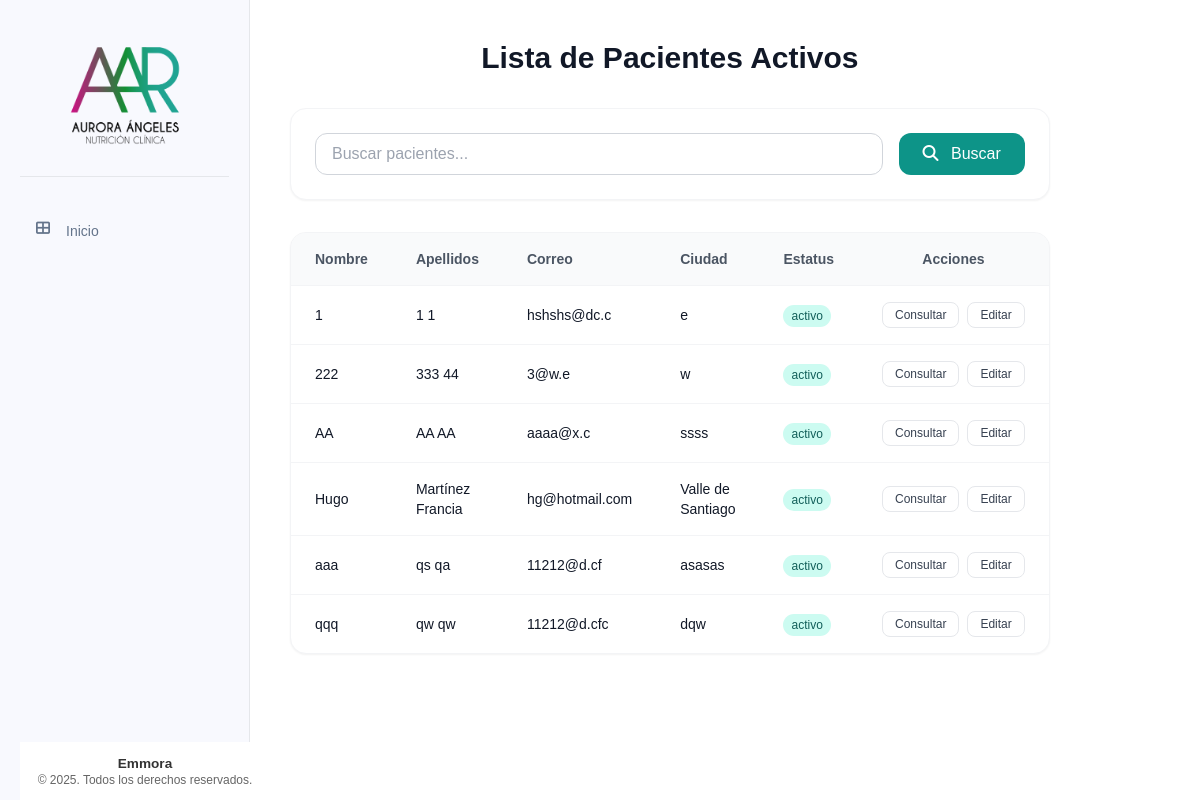
Page /pacientes/activos on the earlier database version.
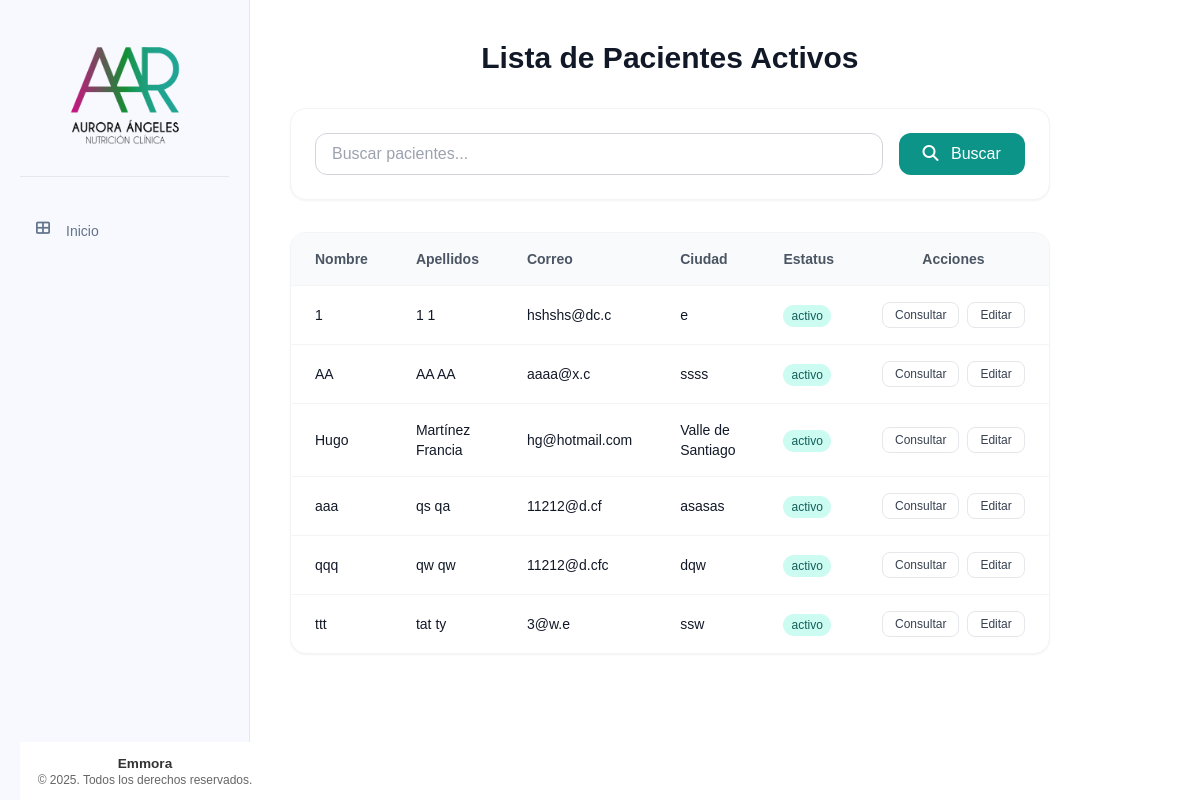
Same page on the later database version.
### tables this page shows
CREATE TABLE pacientes (
    id INTEGER PRIMARY KEY AUTOINCREMENT,
    nombre TEXT NOT NULL,
    apellido_paterno TEXT NOT NULL,
    apellido_materno TEXT NOT NULL,
    fecha_nacimiento DATE NOT NULL,
    telefono TEXT NOT NULL,
    correo TEXT UNIQUE NOT NULL,
    ciudad TEXT NOT NULL,
    fecha_registro TIMESTAMP DEFAULT CURRENT_TIMESTAMP,
    status TEXT NOT NULL DEFAULT 'activo' CHECK (status IN ('activo', 'inactivo'))
);

### app/controllers/pacientes.py (the view)
@pacientes.route('/activos')
def lista_pacientes_activos():
    try:
        busqueda = request.args.get('busqueda', '')
        pacientes = Paciente.buscar(busqueda, status='activo')
        return render_template('pacientes/lista_pacientes.html',
                            pacientes=pacientes,
                            busqueda=busqueda,
                            tipo_lista="activos")
    except Exception as e:
        flash(f'Error al obtener la lista de pacientes: {str(e)}', 'error')
        return redirect(url_for('main.index'))

### app/db.py (called while the page is built)
def get_db():
    if 'db' not in g:
        try:
            g.db = sqlite3.connect(
                'pacientes.db',
                detect_types=sqlite3.PARSE_DECLTYPES
            )
            g.db.row_factory = sqlite3.Row
        except sqlite3.Error as e:
            logger.error(f"Error crítico al conectar con la base de datos SQLite: {e}")
            raise e
    return g.db

def query_db(query, args=(), one=False):
    try:
        cur = get_db().execute(query, args)
        rv = cur.fetchall()
        cur.close()
        return (rv[0] if rv else None) if one else rv
    except sqlite3.Error as e:
        logger.error(f"Error al ejecutar query: {query}. Args: {args}. Detalle: {e}")
        raise e

### app/models/paciente.py (called while the page is built)
    @staticmethod
    def buscar(busqueda, status='activo'):
        if busqueda:
            return query_db('''
                SELECT * FROM pacientes
                WHERE (nombre LIKE ? OR apellido_paterno LIKE ? OR apellido_materno LIKE ?)
                AND status = ?
                ORDER BY nombre
                ''',
                [f'%{busqueda}%', f'%{busqueda}%', f'%{busqueda}%', status])
        else:
            return query_db('SELECT * FROM pacientes WHERE status = ? ORDER BY nombre', [status])

### app/templates/pacientes/lista_pacientes.html (shortened to what this page needs)
{% extends "base/base.html" %}
{% block content %}
<div class="max-w-6xl mx-auto">
    <div class="mb-8 text-center">
        <h1 class="text-3xl font-bold text-gray-900">Lista de Pacientes {{ "Activos" if tipo_lista == "activos" else "Inactivos" }}</h1>
    </div>
    <div class="bg-white p-6 rounded-2xl shadow-sm border border-gray-100 mb-8">
        <form action="{{ url_for('pacientes.lista_pacientes_' + tipo_lista) }}" method="get" class="flex gap-4">
            <input type="text" name="busqueda" placeholder="Buscar pacientes..." value="{{ busqueda }}" class="flex-1 px-4 py-2 border border-gray-300 rounded-xl focus:ring-2 focus:ring-teal-500 focus:border-teal-500 transition">
            <button type="submit" class="px-6 py-2 bg-teal-600 hover:bg-teal-700 text-white rounded-xl font-medium transition">
                <i class="fas fa-search mr-2"></i> Buscar
            </button>
        </form>
    </div>
    <div class="bg-white rounded-2xl shadow-sm border border-gray-100 overflow-hidden">
        <div class="overflow-x-auto">
            <table class="w-full text-left">
                <thead class="bg-gray-50 border-b border-gray-100">
                    <tr>
                        <th class="px-6 py-4 text-sm font-semibold text-gray-600">Nombre</th>
                        <th class="px-6 py-4 text-sm font-semibold text-gray-600">Apellidos</th>
                        <th class="px-6 py-4 text-sm font-semibold text-gray-600">Correo</th>
                        <th class="px-6 py-4 text-sm font-semibold text-gray-600">Ciudad</th>
                        <th class="px-6 py-4 text-sm font-semibold text-gray-600">Estatus</th>
                        <th class="px-6 py-4 text-sm font-semibold text-gray-600 text-center">Acciones</th>
                    </tr>
                </thead>
                <tbody class="divide-y divide-gray-100">
                    {% for paciente in pacientes %}
                    <tr class="hover:bg-gray-50 transition">
                        <td class="px-6 py-4 text-sm text-gray-900">{{ paciente['nombre'] }}</td>
                        <td class="px-6 py-4 text-sm text-gray-900">{{ paciente['apellido_paterno'] }} {{ paciente['apellido_materno'] }}</td>
                        <td class="px-6 py-4 text-sm text-gray-900">{{ paciente['correo'] }}</td>
                        <td class="px-6 py-4 text-sm text-gray-900">{{ paciente['ciudad'] }}</td>
                        <td class="px-6 py-4 text-sm">
                            <span class="px-2 py-1 bg-teal-100 text-teal-800 rounded-full text-xs font-medium">{{ paciente['status'] }}</span>
                        </td>
                        <td class="px-6 py-4 text-sm text-center">
                            <div class="flex justify-center gap-2">
                                <a href="{{ url_for('pacientes.detalle_paciente', id=paciente['id']) }}" class="px-3 py-1 bg-white border border-gray-200 hover:bg-gray-50 text-gray-700 rounded-lg text-xs font-medium transition">Consultar</a>
                                <a href="{{ url_for('pacientes.editar_paciente', id=paciente['id']) }}" class="px-3 py-1 bg-white border border-gray-200 hover:bg-gray-50 text-gray-700 rounded-lg text-xs font-medium transition">Editar</a>
                            </div>
                        </td>
                    </tr>
                    {% endfor %}
                </tbody>
            </table>
        </div>
    </div>
</div>
{% endblock %}

### app/templates/base/base.html (shortened to what this page needs)
<!DOCTYPE html>
<html lang="es">
<head>
    <link rel="stylesheet" href="{{ url_for('static', filename='css/components/base.css') }}">
    <link rel="stylesheet" href="{{ url_for('static', filename='css/components/_forms.css') }}">
    <link rel="stylesheet" href="{{ url_for('static', filename='css/components/_tables.css') }}">
    <link rel="stylesheet" href="{{ url_for('static', filename='css/components/_buttons.css') }}">
    <link rel="stylesheet" href="{{ url_for('static', filename='css/components/_cards.css') }}">
    <link rel="stylesheet" href="{{ url_for('static', filename='css/components/_tabs.css') }}">
    <link rel="stylesheet" href="{{ url_for('static', filename='css/components/_modal.css') }}">
    <link rel="stylesheet" href="{{ url_for('static', filename='css/components/_sidebar.css') }}">
    <script src="https://cdn.tailwindcss.com"></script>
    <link rel="stylesheet" href="{{ url_for('static', filename='css/style.css') }}">
    <link href="https://cdnjs.cloudflare.com/ajax/libs/font-awesome/6.4.0/css/all.min.css" rel="stylesheet">
</head>
<body>
    <div class="container" x-data="{ menuOpen: false }">
        <nav class="sidebar">
            <div class="sidebar__header">
                <img src="{{ url_for('static', filename='img/logos/logo.png') }}"
                        alt="Sistema de Pacientes"
                        class="sidebar__logo"
                        onerror="this.onerror=null; this.src='{{ url_for('static', filename='img/logos/default-logo.png') }}'">
            </div>
            <ul class="sidebar__list">
                <li class="sidebar__item">
                    <a href="{{ url_for('main.index') }}" class="sidebar__link">
                        <i class="fas fa-th-large sidebar__icon"></i> Inicio
                    </a>
                </li>
            </ul>
            <div class="sidebar-footer">
                <div class="footer-content">
                    <p>Emmora</p>
                    <p>&copy; 2025. Todos los derechos reservados.</p>
                </div>
            </div>
        </nav>
        <main class="p-6 md:p-10 space-y-10">
            {% block content %}{% endblock %}
        </main>
    </div>
</body>
</html>

### app/static/css/components/base.css (style rules this page uses)
.sidebar__header { padding: 1rem; text-align: center; border-bottom: 1px solid rgba(255, 255, 255, 0.1); min-height: 80px; display: flex; align-items: center; justify-content: center; }
.sidebar__logo { max-width: 150px; height: auto; display: block; margin: 0 auto; }

### app/static/css/components/_tables.css (style rules this page uses)
.text-center { text-align: center; }

### app/static/css/components/_sidebar.css (style rules this page uses)
.sidebar-footer { position: fixed; bottom: 0; width: 250px; padding: 0.5rem; border-top: 1px solid rgba(255, 255, 255, 0.1); background-color: #fff; z-index: 100; }
.footer-content { text-align: center; color: #666; font-size: 0.75rem; padding: 5px 0; }
.footer-content p { margin: 0; line-height: 1.2; }
.footer-content p:first-child { font-weight: 600; font-size: 0.85rem; color: #333; }
.sidebar__list { margin-bottom: 60px; }

### app/static/css/style.css (style rules this page uses)
body { font-family: Arial, sans-serif; margin: 0; padding: 0; color: #2c3e50; }
.container { display: grid; grid-template-columns: 250px 1fr; min-height: 100vh; }
.sidebar { width: 250px; background-color: #f8f9fe; padding: 20px; transition: all 0.3s ease; border-right: 1px solid #e5e7eb; }
.sidebar__list { list-style-type: none; padding: 0; margin-top: 2rem; }
.sidebar__item { margin-bottom: 0.5rem; }
.sidebar__link { text-decoration: none; color: #64748b; display: flex; align-items: center; padding: 0.75rem 1rem; border-radius: 0.5rem; transition: all 0.3s ease; font-size: 0.875rem; }
.sidebar__icon { margin-right: 10px; width: 20px; height: 20px; display: flex; align-items: center; justify-content: center; }
.sidebar__header { padding: 1rem; text-align: center; border-bottom: 1px solid #e5e7eb; margin-bottom: 1.5rem; }
.sidebar__logo { max-width: 150px; height: auto; display: block; margin: 0 auto; }
.text-center { text-align: center; }

Differences in the rows shown:
changed pacientes: nombre "222" → "ttt"; apellido_paterno "333" → "tat"; apellido_materno "44" → "ty"; ciudad "w" → "ssw"; moves down the list
